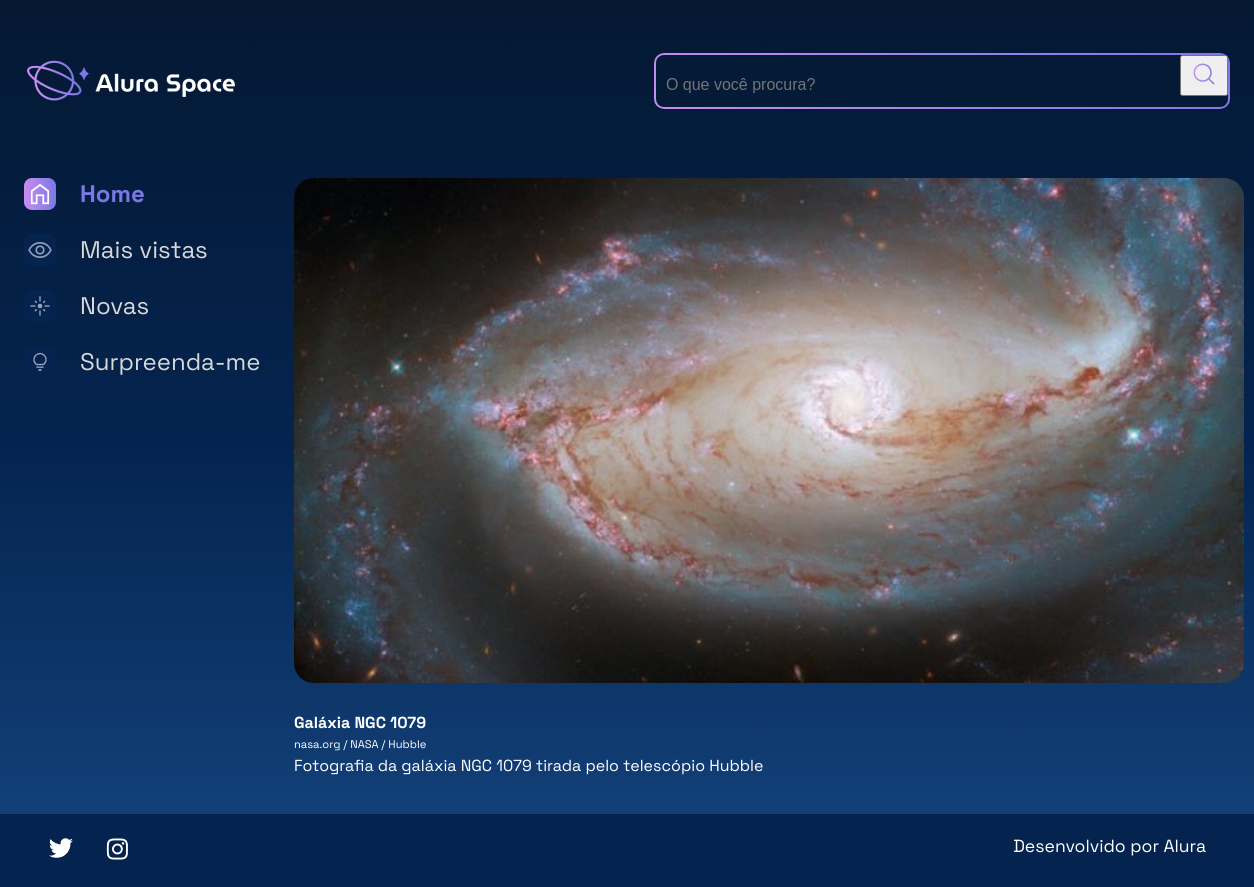
Screenshot of /imagem/2 with the database file from the repository.
### galeria/models.py (models this page shows, shortened)
class Fotografia(models.Model):
    OPCOES_CATEGORIA = [
        ("NEBULOSA", "Nebulosa"),
        ("ESTRELA", "Estrela"),
        ("GALÁXIA", "Galáxia"),
        ("PLANETA", "Planeta"),
    ]
    nome = models.CharField(max_length=100, null=False, blank=False)
    legenda = models.CharField(max_length=150, null=False, blank=False)
    categoria = models.CharField(max_length=100, choices=OPCOES_CATEGORIA, default='')
    descricao = models.TextField(null=False, blank=False)
    foto = models.ImageField(upload_to="fotos/%Y/%m/%d/", blank=True)
    publicada = models.BooleanField(default=False)
    data_fotografia = models.DateTimeField(default=datetime.now, blank = False)

### galeria/views.py (the view)
# urls.py: path('imagem/<int:foto_id>', imagem, name = 'imagem'),
def imagem(request, foto_id):
    fotografia = get_object_or_404(Fotografia, pk=foto_id)
    return render(request, 'galeria/imagem.html', {"fotografia": fotografia})

### templates/galeria/imagem.html
{% extends 'galeria/base.html' %}
{% load static %}
{% block content %}
                <section class="imagem">
                    <div class="imagem__conteudo">
                        {% if fotografia.foto == "" or fotografia.foto == null %}
                        <img class="imagem__imagem" src="{% static '/assets/imagens/galeria/notfound.jpg'%}">
                        {% else %}
                        <img class="imagem__imagem" src="{{ fotografia.foto.url }}">
                        {% endif %}
                        <div class="imagem__info">
                            <div class="imagem__texto">
                                <p class="imagem__titulo">{{ fotografia.nome }}</p>
                                <p class="imagem__descricao">{{ fotografia.legenda }}</p>
                                <p class="imagem__texto">{{ fotografia.descricao }}</p>
                            </div>
                        </div>
                    </div>
                </section>
            </section>
        </main>
    </div>
{% endblock %}

### setup/static/styles/style.css (style rules this page uses)
html, body, div, span, applet, object, iframe, h1, h2, h3, h4, h5, h6, p, blockquote, pre, a, abbr, acronym, address, big, cite, code, del, dfn, em, img, ins, kbd, q, s, samp, small, strike, strong, sub, sup, tt, var, b, u, i, center, dl, dt, dd, ol, ul, li, fieldset, form, label, legend, table, caption, tbody, tfoot, thead, tr, th, td, article, aside, canvas, details, embed, figure, figcaption, footer, header, hgroup, menu, nav, output, ruby, section, summary, time, mark, audio, video { margin: 0; padding: 0; border: 0; font-size: 100%; font: inherit; vertical-align: baseline; }
article, aside, details, figcaption, figure, footer, header, hgroup, menu, nav, section { display: block; }
body { line-height: 1; font-family: 'Space Grotesk', sans-serif; min-height: 100vh; background: linear-gradient(#041833,#04244F,#154580); background-repeat: no-repeat; background-position: center; background-size: cover; }
.imagem { display: flex; justify-content: center; align-items: center; }
.imagem__conteudo { background-color: transparent; display: flex; flex-direction: column; border-radius: 20px 20px 0 0; width: 950px; }
.imagem__imagem { width: 100%; border-radius: 20px; }
.imagem__info { font-size: 1.2rem; display: flex; justify-content: space-between; align-items: center; margin-bottom: 1rem; margin-top: 1rem; }
.imagem__texto { display: flex; flex-direction: column; justify-content: space-between; color: #FFFFFF; margin-top: 0.5rem; }
.imagem__titulo { font-weight: bold; line-height: 2rem; color: #FFFFFF; }
.imagem__texto { font-size: 1rem; }
.imagem__descricao { font-size: 0.7rem; }

### rows the page displays
Fotografia: foto (picture), nome "Galáxia NGC 1079", legenda "nasa.org / NASA / Hubble", descricao "Fotografia da galáxia NGC 1079 tirada pelo telescópio Hubble"
